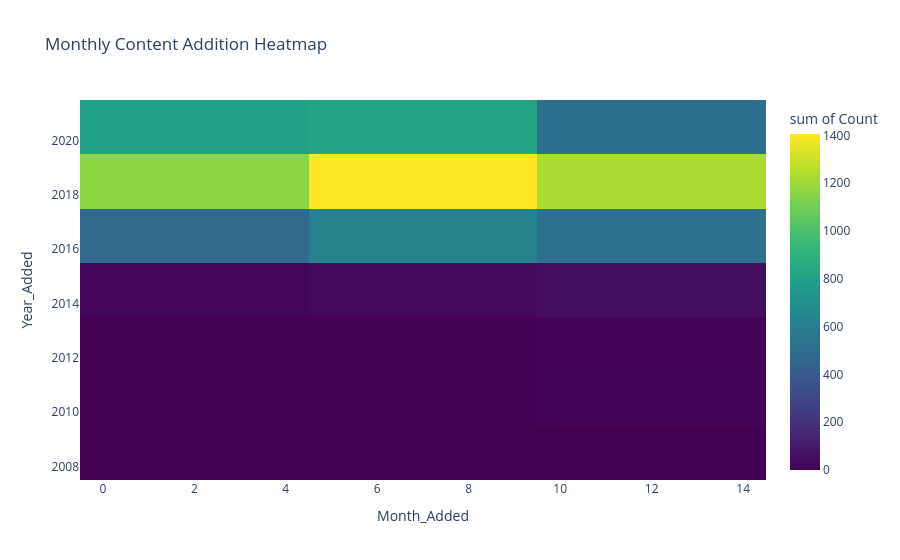

Notebook cell for this chart:
### Code cell
# Interactive Monthly Release Heatmap
if 'Year_Added' in df.columns and 'Month_Added' in df.columns:
    heat_data = (
        df.dropna(subset=['Year_Added', 'Month_Added'])
          .groupby(['Year_Added', 'Month_Added'])
          .size()
          .reset_index(name='Count')
    )
    fig2 = px.density_heatmap(
        heat_data, x='Month_Added', y='Year_Added', z='Count',
        color_continuous_scale='viridis',
        title='Monthly Content Addition Heatmap'
    )
    fig2.write_html(OUTPUT_DIR / '09_monthly_heatmap.html')
    fig2.show()

### Figure 1 — Plotly figure (JSON) as saved in the notebook; plotly's stock layout.template omitted (floating-point values rounded to 4 significant figures)
{"data": [{"coloraxis": "coloraxis", "histfunc": "sum", "hovertemplate": "Month_Added=%{x}<br>Year_Added=%{y}<br>sum of Count=%{z}<extra></extra>", "name": "", "type": "histogram2d", "x": [1.0, 2.0, 5.0, 11.0, 11.0, 5.0, 9.0, 10.0, 2.0, 11.0, 12.0, 3.0, 8.0, 9.0, 10.0, 11.0, 12.0, 1.0, 2.0, 4.0, 6.0, 7.0, 8.0, 9.0, 10.0, 11.0, 12.0, 1.0, 2.0, 3.0, 4.0, 5.0, 6.0, 7.0, 8.0, 9.0, 10.0, 11.0, 12.0, 1.0, 2.0, 3.0, 4.0, 5.0, 6.0, 7.0, 8.0, 9.0, 10.0, 11.0, 12.0, 1.0, 2.0, 3.0, 4.0, 5.0, 6.0, 7.0, 8.0, 9.0, 10.0, 11.0, 12.0, 1.0, 2.0, 3.0, 4.0, 5.0, 6.0, 7.0, 8.0, 9.0, 10.0, 11.0, 12.0, 1.0, 2.0, 3.0, 4.0, 5.0, 6.0, 7.0, 8.0, 9.0, 10.0, 11.0, 12.0, 1.0, 2.0, 3.0, 4.0, 5.0, 6.0, 7.0, 8.0, 9.0, 10.0, 11.0, 12.0, 1.0], "xaxis": "x", "xbingroup": "x", "y": [2008.0, 2008.0, 2009.0, 2009.0, 2010.0, 2011.0, 2011.0, 2011.0, 2012.0, 2012.0, 2012.0, 2013.0, 2013.0, 2013.0, 2013.0, 2013.0, 2013.0, 2014.0, 2014.0, 2014.0, 2014.0, 2014.0, 2014.0, 2014.0, 2014.0, 2014.0, 2014.0, 2015.0, 2015.0, 2015.0, 2015.0, 2015.0, 2015.0, 2015.0, 2015.0, 2015.0, 2015.0, 2015.0, 2015.0, 2016.0, 2016.0, 2016.0, 2016.0, 2016.0, 2016.0, 2016.0, 2016.0, 2016.0, 2016.0, 2016.0, 2016.0, 2017.0, 2017.0, 2017.0, 2017.0, 2017.0, 2017.0, 2017.0, 2017.0, 2017.0, 2017.0, 2017.0, 2017.0, 2018.0, 2018.0, 2018.0, 2018.0, 2018.0, 2018.0, 2018.0, 2018.0, 2018.0, 2018.0, 2018.0, 2018.0, 2019.0, 2019.0, 2019.0, 2019.0, 2019.0, 2019.0, 2019.0, 2019.0, 2019.0, 2019.0, 2019.0, 2019.0, 2020.0, 2020.0, 2020.0, 2020.0, 2020.0, 2020.0, 2020.0, 2020.0, 2020.0, 2020.0, 2020.0, 2020.0, 2021.0], "yaxis": "y", "ybingroup": "y", "z": [1, 1, 1, 1, 1, 1, 1, 11, 1, 1, 1, 1, 1, 2, 2, 2, 2, 2, 2, 2, 1, 1, 1, 1, 4, 5, 5, 1, 3, 4, 5, 6, 6, 8, 2, 6, 15, 3, 20, 42, 16, 16, 21, 11, 19, 29, 41, 46, 52, 44, 95, 72, 83, 138, 93, 87, 93, 76, 110, 119, 130, 85, 115, 124, 87, 172, 117, 99, 77, 155, 168, 126, 191, 160, 185, 160, 156, 178, 170, 159, 175, 167, 145, 135, 202, 270, 219, 227, 117, 152, 188, 173, 167, 156, 144, 178, 173, 158, 175, 117]}], "layout": {"coloraxis": {"colorbar": {"title": {"text": "sum of Count"}}, "colorscale": [[0, "#440154"], [0.1111, "#482878"], [0.2222, "#3e4989"], [0.3333, "#31688e"], [0.4444, "#26828e"], [0.5556, "#1f9e89"], [0.6667, "#35b779"], [0.7778, "#6ece58"], [0.8889, "#b5de2b"], [1, "#fde725"]]}, "legend": {"tracegroupgap": 0}, "title": {"text": "Monthly Content Addition Heatmap"}, "xaxis": {"anchor": "y", "domain": [0, 1], "title": {"text": "Month_Added"}}, "yaxis": {"anchor": "x", "domain": [0, 1], "title": {"text": "Year_Added"}}}}
